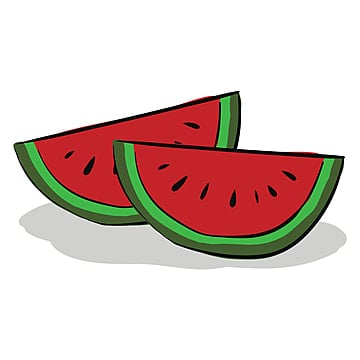
#> input picture neiron1/myneiron/red1.jpg, 360 x 360 px
$ python myneiron.py
#> lines starting #> are read from the running program, lines starting #| are printed output that depends on the picture
from PIL import Image
import numpy as np
import matplotlib.pyplot as plt
import random

# класс "Формальный нейрон"
class Neuron:
    def __init__(self, input_size):
        self.weights = np.random.rand(input_size)
        self.bias = random.random()
        self.learning_rate = 0.1
        print(f"[Создан нейрон] Входов: {input_size}, Веса: {self.weights}, Смещение: {round(self.bias, 3)}")


    def sigmoid(self, x):
        return 1 / (1 + np.exp(-x))

    def sigmoid_derivative(self, x):
        return x * (1 - x)

    def predict(self, inputs):
        summation = np.dot(inputs, self.weights) + self.bias
        return 1 if self.sigmoid(summation) >= 0.5 else 0

    def train(self, training_inputs, labels, epochs=30):
        for epoch in range(epochs):
            total_error = 0
            for inputs, label in zip(training_inputs, labels):
                summation = np.dot(inputs, self.weights) + self.bias
                output = self.sigmoid(summation)
                error = label - output
                total_error += abs(error)
                self.weights += self.learning_rate * error * inputs
                self.bias += self.learning_rate * error
            print(f"Эпоха {epoch + 1}/{epochs}, суммарная ошибка: {round(total_error, 2)}")

# функция подготовки изображения
def prepare_image(path):
    img = Image.open(path).resize((200, 200))
    img = np.array(img)[:, :, :3]
    avg_r = np.mean(img[:, :, 0]) / 255
    avg_g = np.mean(img[:, :, 1]) / 255
    return img, np.array([avg_r, avg_g])

# генерация тренировочных данных
train_data = []
train_labels = []

# красные изображения (метка 0)
for _ in range(5):
    red_img = np.zeros((200, 200, 3), dtype=np.uint8)
    red_img[:, :, 0] = 255
    avg_r = np.mean(red_img[:, :, 0]) / 255
    avg_g = np.mean(red_img[:, :, 1]) / 255
    train_data.append(np.array([avg_r, avg_g]))
    train_labels.append(0)

# зелёные изображения (метка 1)
for _ in range(5):
    green_img = np.zeros((200, 200, 3), dtype=np.uint8)
    green_img[:, :, 1] = 255
    avg_r = np.mean(green_img[:, :, 0]) / 255
    avg_g = np.mean(green_img[:, :, 1]) / 255
    train_data.append(np.array([avg_r, avg_g]))
    train_labels.append(1)

# обучение нейрона
perceptron = Neuron(input_size=2)
perceptron.train(np.array(train_data), np.array(train_labels), epochs=30)

# проверка на внешних изображениях
image_paths = [
    ("red1.jpg", "красный"),
    ("green1.jpg", "зелёный"),
    ("red2.jpg", "красный"),
    ("green2.jpeg", "зелёный"),
    ("red3.png", "красный"),
    ("green3.jpeg", "зелёный")
]

fig, axes = plt.subplots(2, 3, figsize=(10, 6))

for idx, (img_path, expected_label) in enumerate(image_paths):
    img, features = prepare_image(img_path)
#> in prepare_image, `img = Image.open(path).resize((200, 200))`:
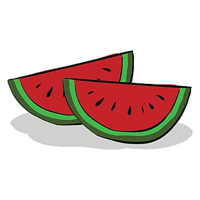
#> img: PIL image 200x200 RGB; mean R, G, B 221.6, 201.9, 197.3
#> in prepare_image, `avg_r = np.mean(img[:, :, 0]) / 255`: avg_r = 0.869
#> in prepare_image, `avg_g = np.mean(img[:, :, 1]) / 255`: avg_g = 0.792
#> features = [0.869, 0.792]
    prediction = perceptron.predict(features)
#> in predict, `summation = np.dot(inputs, self.weights) + self.bias`: summation = -0.0749
#> prediction = 0
    predicted_label = "красный" if prediction == 0 else "зелёный"
#> predicted_label = 'красный'

    ax = axes[idx // 3, idx % 3]
    ax.imshow(img)
    ax.set_title(f"Ожид.: {expected_label}\nПредсказ.: {predicted_label}")
    ax.axis('off')
#> pass 2 of the loop `for idx, (img_path, expected_label) in enumerate(image_paths):`:
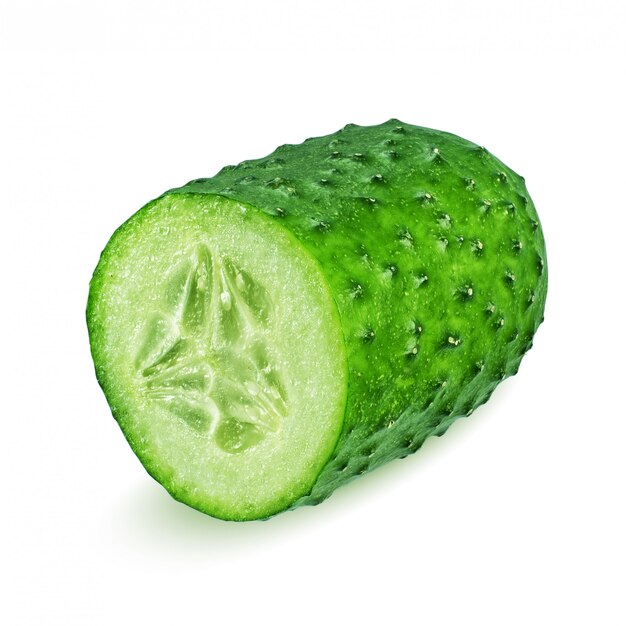
#> input picture neiron1/myneiron/green1.jpg, 626 x 626 px
#> in prepare_image (call 2), `img = Image.open(path).resize((200, 200))`:
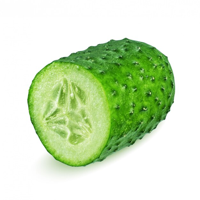
#> img: PIL image 200x200 RGB; mean R, G, B 207.8, 227.9, 191.3
#> avg_r = 0.815
#> avg_g = 0.894
#> features = [0.815, 0.894]
#> prediction = 1
#> predicted_label = 'зелёный'
#> pass 3 of the loop `for idx, (img_path, expected_label) in enumerate(image_paths):`:
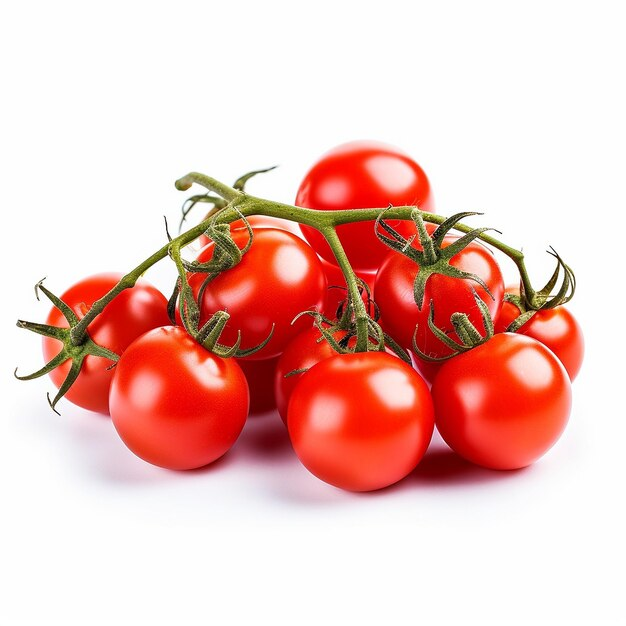
#> input picture neiron1/myneiron/red2.jpg, 626 x 626 px
#> in prepare_image (call 3), `img = Image.open(path).resize((200, 200))`:
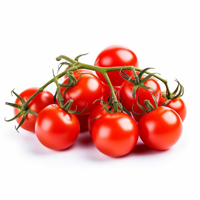
#> img: PIL image 200x200 RGB; mean R, G, B 235.7, 192, 185.5
#> avg_r = 0.924
#> avg_g = 0.753
#> features = [0.924, 0.753]
#> prediction = 0
#> predicted_label = 'красный'
#> the loop made 6 passes; the first 3 are shown

plt.tight_layout()
plt.show()
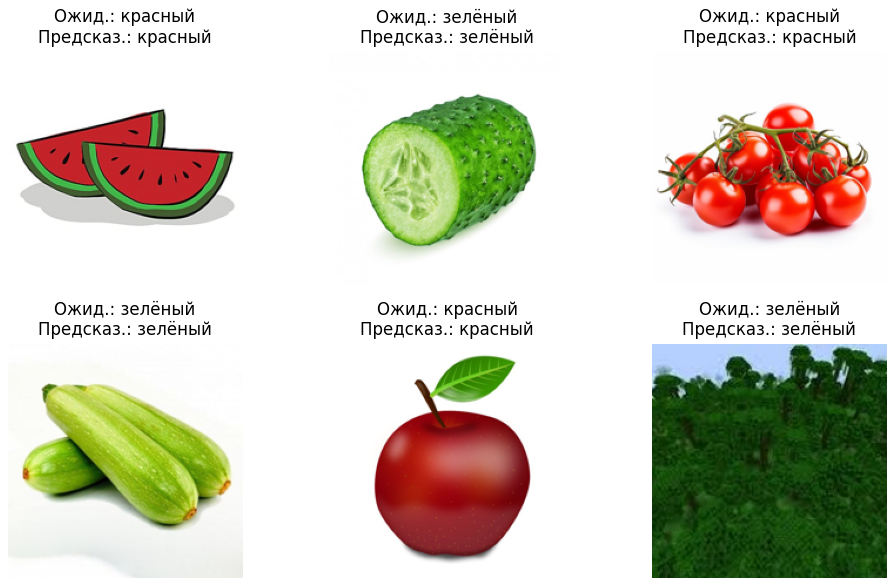
#> figure drawn by matplotlib, 6 panels
